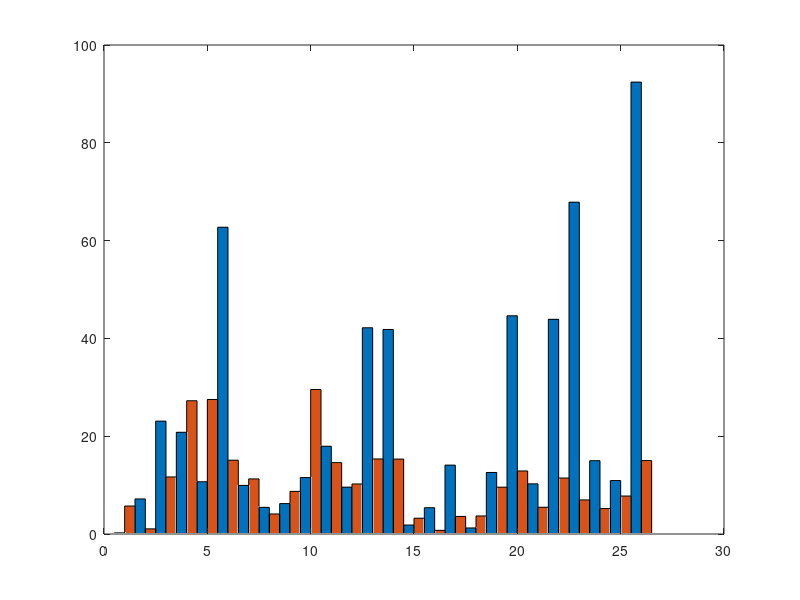

MATLAB code to generate this figure: (Note: this script raises an error after producing the figure.)


%% 柱状图：时延值计算图 MAPE
% 数据：GCC-PHAT (RMSE值)（交换两列数据）
GCC_PHAT = [
0.2338	5.7234
7.1734	1.0523
23.0812	11.6701
20.8027	27.2512
10.6897	27.5119
62.7334	15.0921
9.9394	11.27
5.4487	4.0962
6.2197	8.7147
11.5426	29.5528
17.9483	14.6028
9.5814	10.2312
42.1797	15.3456
41.825	15.3199
1.8371	3.2348
5.3824	0.7484
14.087	3.5947
1.2388	3.6906
12.5814	9.5775
44.6304	12.8901
10.2567	5.4729
43.9035	11.4489
67.8547	6.972
14.9944	5.1988
10.9297	7.7662
92.4166	15.0191
];

% 横坐标：1到26
x = 1:26;

% 创建图形窗口并调整大小
figure('Position', [100, 100, 1000, 400]); % 宽1000，高400，成长方形

% 绘制柱状图（按行分组，每个x有两根柱子），增加BarWidth参数
bar_handle = bar(x, GCC_PHAT, 'grouped', 'BarWidth', 1); % 调整柱子宽度

% 交换颜色，使得原始方法在前（蓝色），改进方法在后（红色）
bar_handle(1).FaceColor = [70/255, 130/255, 180/255];  % SteelBlue3 (GCC-PHAT)
bar_handle(2).FaceColor = [205/255, 79/255, 57/255];   % Tomato3 (Improved GCC-PHAT)

% 设置柱状图的轮廓颜色
bar_handle(1).EdgeColor = [0.8, 0.8, 0.8]; % 设置浅灰色轮廓
bar_handle(2).EdgeColor = [0.8, 0.8, 0.8]; % 设置浅灰色轮廓

% 设置图表标题和标签
title('MAPE', 'FontSize', 14, 'FontWeight', 'bold','FontName', 'Times New Roman');  % 设置标题字体大小
xlabel('Data(1-26)', 'FontSize', 12,'FontName', 'Times New Roman');  % 设置横坐标标签字体大小
ylabel('Distance Error(%)', 'FontSize', 12,'FontName', 'Times New Roman');  % 设置纵坐标标签字体大小

% 设置纵坐标范围 [0, 100]
ylim([0 100]);

% 设置横坐标范围 [1, 26]
xlim([0.5, 26.5]); % 避免边界数据被截断

% 设置 y 轴刻度
yticks(0:20:100); % 设置 y 轴从 0 到 100，间隔为 20

% 显示图例，并调整位置，设置字体大小
% 显示图例，并调整位置，设置字体大小
lgd = legend({'TDOA', 'TDOA-SRP'}, 'FontSize', 12,'FontName', 'Times New Roman');  % 先获取图例句柄
lgd.Location = 'northeast';  % 保持原位置
lgd.Units = 'normalized';    % 使用归一化单位
lgd.Position(1) = lgd.Position(1) - 0.015;  % 向左移动一点（例如减小 x 坐标）

% 添加网格，调整样式
grid on;
set(gca, 'GridLineStyle', '--', 'GridColor', [0.5, 0.5, 0.5]);

% 调整纵坐标刻度线的长度，使其变短
set(gca, 'TickLength', [0.004, 0.004]);

% 去除上侧和右侧的刻度
set(gca, 'Box', 'off');  % 去除坐标轴框
set(gca, 'TickDir', 'in');  % 刻度线朝向内侧

% 保存为高分辨率图片
%exportgraphics(gcf, 'MAPEdis.png', 'Resolution', 300);
print(gcf, 'MAPEdis', '-dtiff', '-r300');


%% 无
% % 数据：GCC-PHAT (RMSE值)
% GCC_PHAT = [
% 14.79	16.9
% 9.2	11.52
% 24.52	79.07
% 13.31	17.63
% 8.1	27.11
% 15.02	45.71
% 27.96	45.07
% 36.68	41.26
% 28.21	47.5
% 20.93	42.91
% 10.68	22.16
% 10.33	14.49
% 9.82	18.64
% 13.79	32.67
% 24	34.23
% 33.05	34.24
% 33.9	34.79
% 4.63	3.94
% 21.84	44.9
% 22.73	36.55
% 8.34	18.61
% 21.51	46.71
% 18.55	42.29
% 5.96	18.1
% 21.9	33.02
% 12.29	30.91
% ];
% 
% % 横坐标：1到26
% x = 1:26;
% 
% % 创建图形
% figure;
% 
% % 绘制第一列数据（圆圈标记，Tomato3 颜色线条）
% plot(x, GCC_PHAT(:,1), '-o', 'LineWidth', 2, 'MarkerSize', 6, 'Color', [205/255, 79/255, 57/255]); % Tomato3 颜色
% 
% hold on;
% 
% % 绘制第二列数据（方形标记，SteelBlue3 颜色线条）
% plot(x, GCC_PHAT(:,2), '-s', 'LineWidth', 2, 'MarkerSize', 6, 'Color', [79/255, 148/255, 205/255]); % SteelBlue3 颜色
% 
% % 设置图表标题和标签
% title('MAPE', 'FontSize', 14, 'FontWeight', 'bold');
% xlabel('Data(1-26)', 'FontSize', 12); % 横坐标标签
% ylabel('', 'FontSize', 12); % 纵坐标标签
% 
% % 设置纵坐标范围 [0, 1]
% ylim([0 100]);
% 
% % 设置横坐标范围 [1, 26]
% xlim([1, 26]);
% 
% % 不显示图例（去掉图例部分）
% % legend('show', 'Location', 'northeast', 'FontSize', 12); 
% 
% % 添加网格，调整样式
% grid on;
% set(gca, 'GridLineStyle', '--', 'GridColor', [0.5, 0.5, 0.5]);
% 
% % 调整图形的边距
% set(gca, 'LooseInset', get(gca, 'TightInset'));
% 
% % 释放 hold
% hold off;
% 
% % 保存为高分辨率图片
% exportgraphics(gcf, 'GCC_PHAT_MAPE22.png', 'Resolution', 300);
